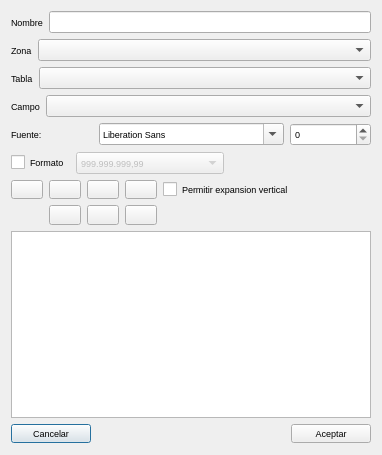
<?xml version="1.0" encoding="UTF-8"?>
<ui version="4.0">
 <class>editFieldDlg</class>
 <widget class="QDialog" name="editFieldDlg">
  <property name="geometry">
   <rect>
    <x>0</x>
    <y>0</y>
    <width>382</width>
    <height>455</height>
   </rect>
  </property>
  <property name="maximumSize">
   <size>
    <width>382</width>
    <height>455</height>
   </size>
  </property>
  <property name="font">
   <font>
    <pointsize>7</pointsize>
   </font>
  </property>
  <property name="windowTitle">
   <string>Configuracion de campos</string>
  </property>
  <property name="windowIcon">
   <iconset resource="../recoverdrake.qrc">
    <normaloff>:/Imagenes/shape_move_back.png</normaloff>:/Imagenes/shape_move_back.png</iconset>
  </property>
  <layout class="QGridLayout" name="gridLayout_8">
   <item row="0" column="0">
    <layout class="QGridLayout" name="gridLayout_5">
     <item row="0" column="0">
      <widget class="QLabel" name="label_5">
       <property name="text">
        <string>Nombre</string>
       </property>
      </widget>
     </item>
     <item row="0" column="1">
      <widget class="QLineEdit" name="txtNombre"/>
     </item>
    </layout>
   </item>
   <item row="1" column="0">
    <layout class="QGridLayout" name="gridLayout">
     <item row="0" column="0">
      <widget class="QLabel" name="label">
       <property name="text">
        <string>Zona</string>
       </property>
      </widget>
     </item>
     <item row="0" column="1">
      <widget class="QComboBox" name="comboZona">
       <property name="sizePolicy">
        <sizepolicy hsizetype="Expanding" vsizetype="Fixed">
         <horstretch>0</horstretch>
         <verstretch>0</verstretch>
        </sizepolicy>
       </property>
      </widget>
     </item>
    </layout>
   </item>
   <item row="2" column="0">
    <layout class="QGridLayout" name="gridLayout_2">
     <item row="0" column="0">
      <widget class="QLabel" name="label_2">
       <property name="text">
        <string>Tabla</string>
       </property>
      </widget>
     </item>
     <item row="0" column="1">
      <widget class="QComboBox" name="comboTabla">
       <property name="sizePolicy">
        <sizepolicy hsizetype="Expanding" vsizetype="Fixed">
         <horstretch>0</horstretch>
         <verstretch>0</verstretch>
        </sizepolicy>
       </property>
      </widget>
     </item>
    </layout>
   </item>
   <item row="3" column="0">
    <layout class="QGridLayout" name="gridLayout_3">
     <item row="0" column="0">
      <widget class="QLabel" name="label_3">
       <property name="text">
        <string>Campo</string>
       </property>
      </widget>
     </item>
     <item row="0" column="1">
      <widget class="QComboBox" name="comboCampo">
       <property name="sizePolicy">
        <sizepolicy hsizetype="Expanding" vsizetype="Fixed">
         <horstretch>0</horstretch>
         <verstretch>0</verstretch>
        </sizepolicy>
       </property>
      </widget>
     </item>
    </layout>
   </item>
   <item row="4" column="0">
    <layout class="QGridLayout" name="gridLayout_4">
     <item row="0" column="0">
      <widget class="QLabel" name="label_4">
       <property name="text">
        <string>Fuente:</string>
       </property>
      </widget>
     </item>
     <item row="0" column="1">
      <widget class="QFontComboBox" name="fontComboBox"/>
     </item>
     <item row="0" column="2">
      <widget class="QSpinBox" name="sizeSpin"/>
     </item>
    </layout>
   </item>
   <item row="5" column="0">
    <layout class="QGridLayout" name="gridLayout_7">
     <item row="0" column="2">
      <widget class="QComboBox" name="comobFormato">
       <property name="enabled">
        <bool>false</bool>
       </property>
       <property name="sizePolicy">
        <sizepolicy hsizetype="Expanding" vsizetype="Fixed">
         <horstretch>0</horstretch>
         <verstretch>0</verstretch>
        </sizepolicy>
       </property>
       <item>
        <property name="text">
         <string>999.999.999,99</string>
        </property>
       </item>
       <item>
        <property name="text">
         <string>999,999,999.99</string>
        </property>
       </item>
       <item>
        <property name="text">
         <string>999999999,99</string>
        </property>
       </item>
       <item>
        <property name="text">
         <string>999999999.99</string>
        </property>
       </item>
       <item>
        <property name="text">
         <string>999.999.999,999</string>
        </property>
       </item>
       <item>
        <property name="text">
         <string>999.999.999,9999</string>
        </property>
       </item>
       <item>
        <property name="text">
         <string>dd/mm/aa</string>
        </property>
       </item>
       <item>
        <property name="text">
         <string>dd/mm/aaaa</string>
        </property>
       </item>
      </widget>
     </item>
     <item row="0" column="1">
      <widget class="QCheckBox" name="checkBox_2">
       <property name="text">
        <string>Formato</string>
       </property>
      </widget>
     </item>
     <item row="0" column="3">
      <spacer name="horizontalSpacer_3">
       <property name="orientation">
        <enum>Qt::Horizontal</enum>
       </property>
       <property name="sizeHint" stdset="0">
        <size>
         <width>40</width>
         <height>20</height>
        </size>
       </property>
      </spacer>
     </item>
    </layout>
   </item>
   <item row="6" column="0">
    <layout class="QGridLayout" name="gridLayout_6">
     <item row="0" column="2">
      <widget class="QPushButton" name="btnItalic">
       <property name="maximumSize">
        <size>
         <width>43</width>
         <height>24</height>
        </size>
       </property>
       <property name="text">
        <string/>
       </property>
       <property name="icon">
        <iconset resource="../recoverdrake.qrc">
         <normaloff>:/Imagenes/text_italic.png</normaloff>:/Imagenes/text_italic.png</iconset>
       </property>
       <property name="iconSize">
        <size>
         <width>25</width>
         <height>25</height>
        </size>
       </property>
       <property name="checkable">
        <bool>true</bool>
       </property>
       <property name="autoDefault">
        <bool>false</bool>
       </property>
      </widget>
     </item>
     <item row="0" column="3">
      <widget class="QPushButton" name="btnUnder">
       <property name="maximumSize">
        <size>
         <width>44</width>
         <height>24</height>
        </size>
       </property>
       <property name="text">
        <string/>
       </property>
       <property name="icon">
        <iconset resource="../recoverdrake.qrc">
         <normaloff>:/Imagenes/text_underline.png</normaloff>:/Imagenes/text_underline.png</iconset>
       </property>
       <property name="iconSize">
        <size>
         <width>25</width>
         <height>25</height>
        </size>
       </property>
       <property name="checkable">
        <bool>true</bool>
       </property>
       <property name="autoDefault">
        <bool>false</bool>
       </property>
      </widget>
     </item>
     <item row="0" column="0">
      <widget class="QPushButton" name="btnColor">
       <property name="maximumSize">
        <size>
         <width>43</width>
         <height>24</height>
        </size>
       </property>
       <property name="text">
        <string/>
       </property>
       <property name="icon">
        <iconset resource="../recoverdrake.qrc">
         <normaloff>:/Imagenes/pantone.png</normaloff>:/Imagenes/pantone.png</iconset>
       </property>
       <property name="iconSize">
        <size>
         <width>25</width>
         <height>25</height>
        </size>
       </property>
       <property name="autoDefault">
        <bool>false</bool>
       </property>
      </widget>
     </item>
     <item row="1" column="3">
      <widget class="QPushButton" name="btnRigth">
       <property name="maximumSize">
        <size>
         <width>44</width>
         <height>24</height>
        </size>
       </property>
       <property name="text">
        <string/>
       </property>
       <property name="icon">
        <iconset resource="../recoverdrake.qrc">
         <normaloff>:/Imagenes/text_align_right.png</normaloff>:/Imagenes/text_align_right.png</iconset>
       </property>
       <property name="iconSize">
        <size>
         <width>25</width>
         <height>25</height>
        </size>
       </property>
       <property name="autoDefault">
        <bool>false</bool>
       </property>
       <property name="flat">
        <bool>false</bool>
       </property>
      </widget>
     </item>
     <item row="1" column="2">
      <widget class="QPushButton" name="btnCenter">
       <property name="maximumSize">
        <size>
         <width>43</width>
         <height>24</height>
        </size>
       </property>
       <property name="text">
        <string/>
       </property>
       <property name="icon">
        <iconset resource="../recoverdrake.qrc">
         <normaloff>:/Imagenes/text_align_center.png</normaloff>:/Imagenes/text_align_center.png</iconset>
       </property>
       <property name="iconSize">
        <size>
         <width>25</width>
         <height>25</height>
        </size>
       </property>
       <property name="autoDefault">
        <bool>false</bool>
       </property>
      </widget>
     </item>
     <item row="1" column="1">
      <widget class="QPushButton" name="btnLeft">
       <property name="maximumSize">
        <size>
         <width>43</width>
         <height>24</height>
        </size>
       </property>
       <property name="text">
        <string/>
       </property>
       <property name="icon">
        <iconset resource="../recoverdrake.qrc">
         <normaloff>:/Imagenes/text_align_left.png</normaloff>:/Imagenes/text_align_left.png</iconset>
       </property>
       <property name="iconSize">
        <size>
         <width>25</width>
         <height>25</height>
        </size>
       </property>
       <property name="autoDefault">
        <bool>false</bool>
       </property>
      </widget>
     </item>
     <item row="0" column="1">
      <widget class="QPushButton" name="btnBold">
       <property name="maximumSize">
        <size>
         <width>43</width>
         <height>24</height>
        </size>
       </property>
       <property name="text">
        <string/>
       </property>
       <property name="icon">
        <iconset resource="../recoverdrake.qrc">
         <normaloff>:/Imagenes/text_bold.png</normaloff>:/Imagenes/text_bold.png</iconset>
       </property>
       <property name="iconSize">
        <size>
         <width>25</width>
         <height>25</height>
        </size>
       </property>
       <property name="checkable">
        <bool>true</bool>
       </property>
       <property name="autoDefault">
        <bool>false</bool>
       </property>
      </widget>
     </item>
     <item row="1" column="4">
      <spacer name="horizontalSpacer_2">
       <property name="orientation">
        <enum>Qt::Horizontal</enum>
       </property>
       <property name="sizeHint" stdset="0">
        <size>
         <width>40</width>
         <height>20</height>
        </size>
       </property>
      </spacer>
     </item>
     <item row="0" column="4">
      <widget class="QCheckBox" name="checkBox">
       <property name="text">
        <string>Permitir expansion vertical</string>
       </property>
      </widget>
     </item>
    </layout>
   </item>
   <item row="7" column="0">
    <widget class="QGraphicsView" name="graphicsView"/>
   </item>
   <item row="8" column="0">
    <layout class="QHBoxLayout" name="horizontalLayout">
     <item>
      <widget class="QPushButton" name="btnCancel">
       <property name="text">
        <string>Cancelar</string>
       </property>
       <property name="icon">
        <iconset resource="../recoverdrake.qrc">
         <normaloff>:/Imagenes/bad.png</normaloff>:/Imagenes/bad.png</iconset>
       </property>
       <property name="iconSize">
        <size>
         <width>25</width>
         <height>25</height>
        </size>
       </property>
      </widget>
     </item>
     <item>
      <spacer name="horizontalSpacer">
       <property name="orientation">
        <enum>Qt::Horizontal</enum>
       </property>
       <property name="sizeHint" stdset="0">
        <size>
         <width>40</width>
         <height>20</height>
        </size>
       </property>
      </spacer>
     </item>
     <item>
      <widget class="QPushButton" name="btnAceptar">
       <property name="text">
        <string>Aceptar</string>
       </property>
       <property name="icon">
        <iconset resource="../recoverdrake.qrc">
         <normaloff>:/Imagenes/good.png</normaloff>:/Imagenes/good.png</iconset>
       </property>
       <property name="iconSize">
        <size>
         <width>25</width>
         <height>25</height>
        </size>
       </property>
      </widget>
     </item>
    </layout>
   </item>
  </layout>
 </widget>
 <tabstops>
  <tabstop>btnAceptar</tabstop>
  <tabstop>txtNombre</tabstop>
  <tabstop>comboZona</tabstop>
  <tabstop>comboTabla</tabstop>
  <tabstop>comboCampo</tabstop>
  <tabstop>fontComboBox</tabstop>
  <tabstop>sizeSpin</tabstop>
  <tabstop>comobFormato</tabstop>
  <tabstop>checkBox_2</tabstop>
  <tabstop>btnItalic</tabstop>
  <tabstop>btnUnder</tabstop>
  <tabstop>btnColor</tabstop>
  <tabstop>btnRigth</tabstop>
  <tabstop>btnCenter</tabstop>
  <tabstop>btnLeft</tabstop>
  <tabstop>btnBold</tabstop>
  <tabstop>checkBox</tabstop>
  <tabstop>btnCancel</tabstop>
  <tabstop>graphicsView</tabstop>
 </tabstops>
 <resources>
  <include location="../recoverdrake.qrc"/>
 </resources>
 <connections/>
</ui>
